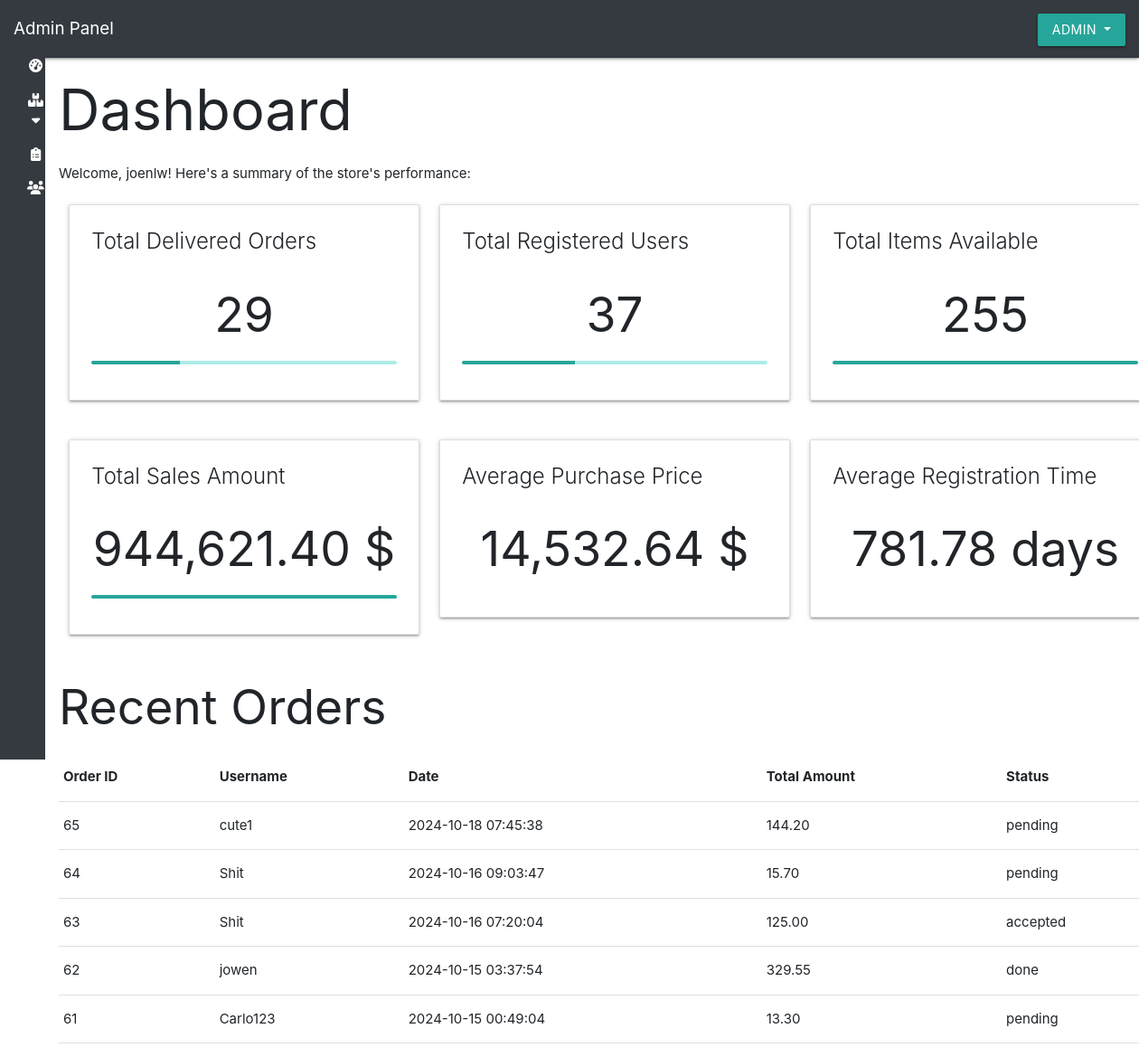
The page /public_html/php/login/admin/admin.php (signed in) on the database its author committed.
### tables this page shows
CREATE TABLE `orders` (
  `order_id` int(11) NOT NULL,
  `user_id` int(11) DEFAULT NULL,
  `full_name` varchar(100) DEFAULT NULL,
  `address` text DEFAULT NULL,
  `phone` varchar(20) DEFAULT NULL,
  `total_amount` decimal(10,2) DEFAULT NULL,
  `status` varchar(50) DEFAULT 'pending',
  `created_at` timestamp NULL DEFAULT current_timestamp(),
  `updated_at` timestamp NULL DEFAULT current_timestamp() ON UPDATE current_timestamp(),
  `courier_id` int(11) DEFAULT NULL
);

CREATE TABLE `users` (
  `id` int(11) NOT NULL,
  `username` varchar(50) NOT NULL,
  `password` varchar(50) NOT NULL,
  `roles` enum('admin','user','courier','') NOT NULL,
  `full_name` varchar(100) NOT NULL,
  `address` text NOT NULL,
  `phone` varchar(20) NOT NULL,
  `created_at` timestamp NULL DEFAULT current_timestamp(),
  `updated_at` timestamp NULL DEFAULT current_timestamp() ON UPDATE current_timestamp()
);

### public_html/php/login/admin/admin.php (the view, shortened to what this page needs)
<?php
include '../../db_conn.php';
$adminName = $_SESSION['username'] ?? null;
$orders_count_query = "SELECT COUNT(*) AS total_orders FROM orders WHERE status = 'done'";
$orders_count_result = $conn->query($orders_count_query);
$total_orders = $orders_count_result->fetch_assoc()['total_orders'];
$users_count_query = "SELECT COUNT(*) AS total_users FROM users";
$users_count_result = $conn->query($users_count_query);
$total_users = $users_count_result->fetch_assoc()['total_users'];
$items_count_query = "SELECT COUNT(*) AS total_items FROM items";
$items_count_result = $conn->query($items_count_query);
$total_items = $items_count_result->fetch_assoc()['total_items'];
$total_sales_query = "SELECT SUM(total_amount) AS total_sales FROM orders";
$total_sales_result = $conn->query($total_sales_query);
$total_sales = $total_sales_result->fetch_assoc()['total_sales'];
$avg_purchase_price_query = "SELECT AVG(total_amount) AS avg_purchase_price FROM orders";
$avg_purchase_price_result = $conn->query($avg_purchase_price_query);
$avg_purchase_price = $avg_purchase_price_result->fetch_assoc()['avg_purchase_price'];
$avg_user_registration_time_query = "SELECT AVG(TIMESTAMPDIFF(DAY, created_at, NOW())) AS avg_registration_time FROM users";
$avg_user_registration_time_result = $conn->query($avg_user_registration_time_query);
$avg_registration_time = $avg_user_registration_time_result->fetch_assoc()['avg_registration_time'];
$recent_orders_query = "SELECT o.order_id, u.username, o.created_at, o.total_amount, o.status
                         FROM orders o
                         JOIN users u ON o.user_id = u.id
                         ORDER BY o.created_at DESC LIMIT 5";
$recent_orders_result = $conn->query($recent_orders_query);
?>
<?php include 'admin_header.php'; ?>
<link rel="stylesheet" href="https://cdnjs.cloudflare.com/ajax/libs/materialize/1.0.0/css/materialize.min.css">
<div class="main-content container-fluid">
    <h1>Dashboard</h1>
    <p>Welcome, <?php echo htmlspecialchars($adminName); ?>! Here's a summary of the store's performance:</p>
    <div class="row">
        <div class="col s12 m4">
            <div class="card">
                <div class="card-content">
                    <span class="card-title">Total Delivered Orders</span>
                    <div class="center">
                        <h2><?php echo $total_orders; ?></h2>
                        <div class="progress">
                            <div class="determinate" style="width: <?php echo ($total_orders / 100) * 100; ?>%"></div>
                        </div>
                    </div>
                </div>
            </div>
        </div>
        <div class="col s12 m4">
            <div class="card">
                <div class="card-content">
                    <span class="card-title">Total Registered Users</span>
                    <div class="center">
                        <h2><?php echo $total_users; ?></h2>
                        <div class="progress">
                            <div class="determinate" style="width: <?php echo ($total_users / 100) * 100; ?>%"></div>
                        </div>
                    </div>
                </div>
            </div>
        </div>
        <div class="col s12 m4">
            <div class="card">
                <div class="card-content">
                    <span class="card-title">Total Items Available</span>
                    <div class="center">
                        <h2><?php echo $total_items; ?></h2>
                        <div class="progress">
                            <div class="determinate" style="width: <?php echo ($total_items / 100) * 100; ?>%"></div>
                        </div>
                    </div>
                </div>
            </div>
        </div>
    </div>
    <div class="row">
        <div class="col s12 m4">
            <div class="card">
                <div class="card-content">
                    <span class="card-title">Total Sales Amount</span>
                    <div class="center">
                        <h2><?php echo number_format($total_sales, 2); ?> $</h2>
                        <div class="progress">
                            <div class="determinate" style="width: <?php echo ($total_sales / 10000) * 100; ?>%"></div>
                        </div>
                    </div>
                </div>
            </div>
        </div>
        <div class="col s12 m4">
            <div class="card">
                <div class="card-content">
                    <span class="card-title">Average Purchase Price</span>
                    <div class="center">
                        <h2><?php echo number_format($avg_purchase_price, 2); ?> $</h2>
                    </div>
                </div>
            </div>
        </div>
        <div class="col s12 m4">
            <div class="card">
                <div class="card-content">
                    <span class="card-title">Average Registration Time</span>
                    <div class="center">
                        <h2><?php echo number_format($avg_registration_time, 2); ?> days</h2>
                    </div>
                </div>
            </div>
        </div>
    </div>
    <h2>Recent Orders</h2>
    <table class="highlight">
        <thead>
            <tr>
                <th>Order ID</th>
                <th>Username</th>
                <th>Date</th>
                <th>Total Amount</th>
                <th>Status</th>
            </tr>
        </thead>
        <tbody>
            <?php if ($recent_orders_result->num_rows > 0): ?>
                <?php while ($order = $recent_orders_result->fetch_assoc()): ?>
                    <tr>
                        <td><?php echo htmlspecialchars($order['order_id']); ?></td>
                        <td><?php echo htmlspecialchars($order['username']); ?></td>
                        <td><?php echo htmlspecialchars($order['created_at']); ?></td>
                        <td><?php echo htmlspecialchars($order['total_amount']); ?></td>
                        <td><?php echo htmlspecialchars($order['status']); ?></td>
                    </tr>
                <?php endwhile; ?>
            <?php else: ?>
                <tr>
                    <td colspan="5">No recent orders found.</td>
                </tr>
            <?php endif; ?>
        </tbody>
    </table>
</div>
<?php include 'footer.php'; ?>

### public_html/php/login/admin/admin_header.php (shortened to what this page needs)
<!DOCTYPE html>
<html lang="en">
<head>
    <link rel="stylesheet" href="https://maxcdn.bootstrapcdn.com/bootstrap/4.0.0/css/bootstrap.min.css">
</head>
<body>
    <nav class="navbar navbar-expand-lg navbar-dark bg-dark">
        <a class="navbar-brand" href="#">Admin Panel</a>
        <div class="collapse navbar-collapse" id="navbarSupportedContent">
            <div class="dropdown">
                <button class="btn btn-secondary dropdown-toggle" type="button" id="dropdownMenuButton" data-toggle="dropdown" aria-haspopup="true" aria-expanded="false">
                    Admin
                </button>
            </div>
        </div>
    </nav>
    <div class="nav-sidebar bg-dark">
        <ul class="nav flex-column">
            <li class="nav-item"><a class="nav-link text-white" href="admin.php"><i class="fas fa-tachometer-alt"></i><span> Dashboard</span></a></li>
            <li class="nav-item">
                <a class="nav-link text-white" href="#" data-toggle="collapse" data-target="itemsSubMenu" aria-expanded="false" aria-controls="itemsSubMenu">
                    <i class="fas fa-boxes"></i><span> Products</span><i class="fas fa-caret-down"></i>
                </a>
            </li>
            <li class="nav-item"><a class="nav-link text-white" href="orders.php"><i class="fas fa-clipboard-list"></i><span> Order Items</span></a></li>
            <li class="nav-item"><a class="nav-link text-white" href="registered_user.php"><i class="fas fa-users"></i><span> Registered Users</span></a></li>
        </ul>
    </div>
</body>
</html>

### public_html/php/login/admin/footer.php (shortened to what this page needs)
</body>
</html>

### public_html/php/login/admin/admin_header.php (style rules this page uses)
.navbar { position: fixed; top: 0; width: 100%; z-index: 9999; }
.nav-sidebar { position: fixed; top: 40px; left: 0; width: 50px; height: calc(100vh - 0px); background-color: #333; padding: 1rem; transition: width 0.5s; z-index: 9999; }
.nav-sidebar .nav-link { text-align: center; }
.main-content { margin-left: 50px; margin-top: 30px; padding: 1rem; transition: margin-left 0.5s; }

### rows shown on the page
orders: order_id "65", user.username "cute1", created_at "2024-10-18 07:45:38", total_amount "144.20", status "pending"
orders: order_id "64", user.username "Shit", created_at "2024-10-16 09:03:47", total_amount "15.70", status "pending"
orders: order_id "63", user.username "Shit", created_at "2024-10-16 07:20:04", total_amount "125.00", status "accepted"
orders: order_id "62", user.username "jowen", created_at "2024-10-15 03:37:54", total_amount "329.55", status "done"
orders: order_id "61", user.username "Carlo123", created_at "2024-10-15 00:49:04", total_amount "13.30", status "pending"

### other values the page prints
$adminName "joenlw"
$total_orders "29"
$total_users "37"
$total_items "255"
$total_sales "944,621.40"
$avg_purchase_price "14,532.64"
$avg_registration_time "781.78"
